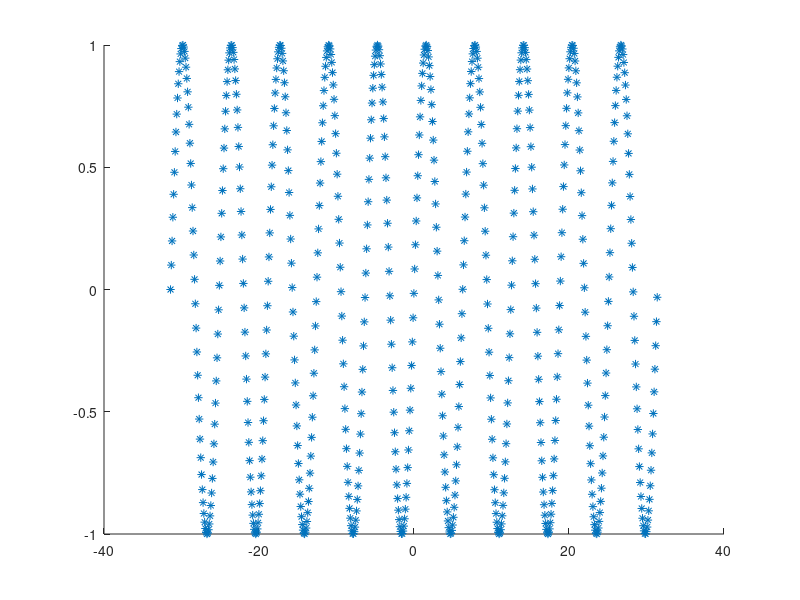

Write MATLAB code to recreate this figure. (Note: this script raises an error after producing the figure.)
%% Movie Test.
 
%% Set up some function. 
% Sine between -2*pi and 2*pi.
x = (10*-pi:0.1:10*pi)'; % Note the transpose.
y = sin(x);
fid = figure;
hold on
% The final plot.
plot(x,y, '*');
 
%% Set up the movie.
writerObj = VideoWriter('out.avi'); % Name it.
writerObj.FrameRate = 60; % How many frames per second.
open(writerObj); 
 
for i=1:size(y)      
    % We just use pause but pretend you have some really complicated thing here...
    pause(0.1);
    figure(fId); % Makes sure you use your desired frame.
    plot(x(i),y(i),'or');
 
    %if mod(i,4)==0, % Uncomment to take 1 out of every 4 frames.
        frame = getframe(gcf); % 'gcf' can handle if you zoom in to take a movie.
        writeVideo(writerObj, frame);
    %end
 
end
hold off
close(writerObj); % Saves the movie.